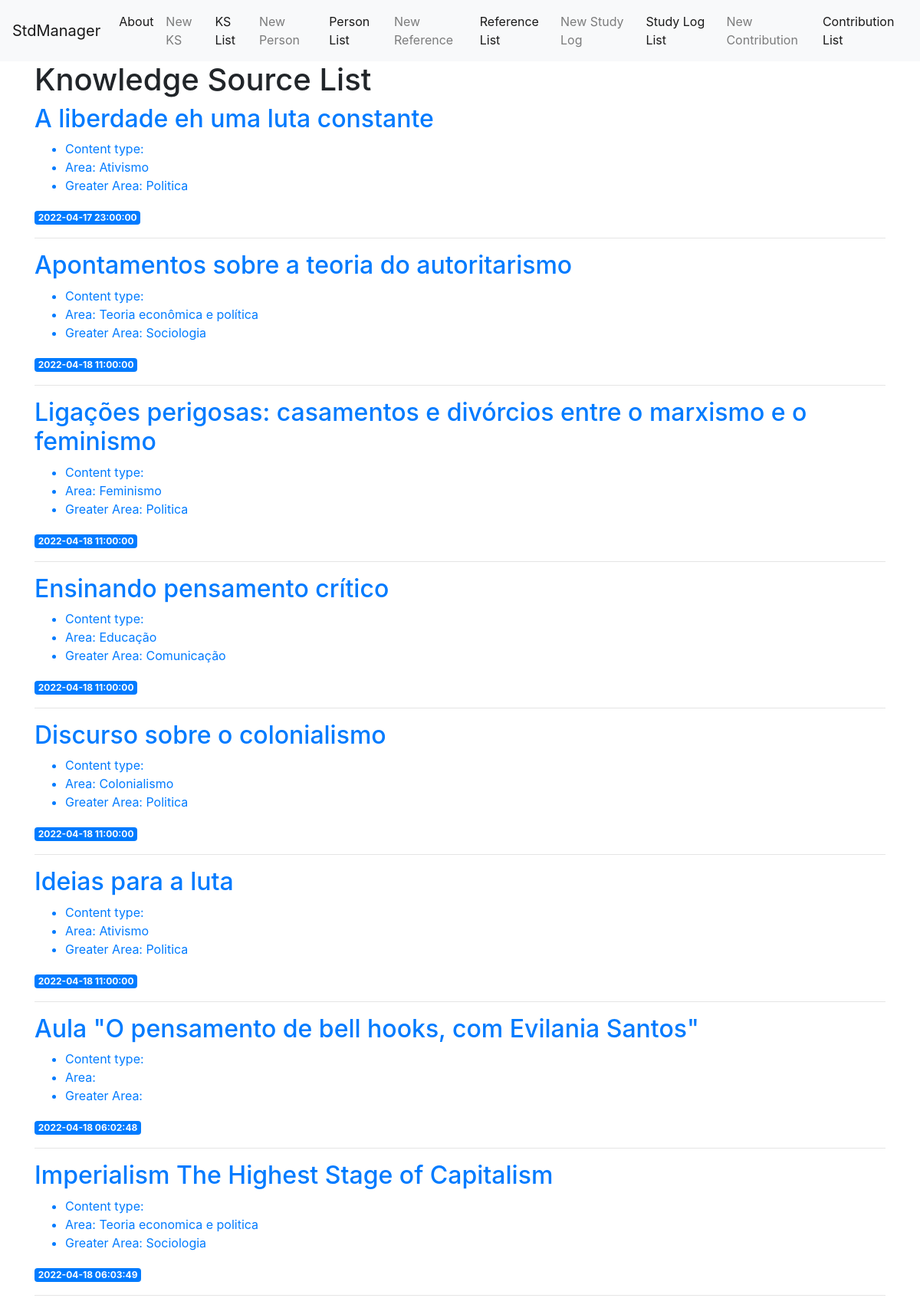
Page /ks-list on the committed database.
### tables this page shows
CREATE TABLE knowledge_source (
	ks_id INTEGER PRIMARY KEY AUTOINCREMENT,
	ks_created_at TIMESTAMP NOT NULL DEFAULT CURRENT_TIMESTAMP,
	ks_type TEXT NOT NULL,
	ks_name TEXT NOT NULL,
	main_person_id INTEGER,
	area TEXT,
	greater_area TEXT
);

### app.py (the view)
@app.route('/ks-list')
def ks_list():
    conn = get_db_connection()
    knowledge_source = conn.execute('SELECT * FROM knowledge_source').fetchall()
    conn.close()
    return render_template('ks_list.html', knowledge_source=knowledge_source)

### app.py (called while the page is built)
def get_db_connection():
    conn = sqlite3.connect('database.db')
    conn.row_factory = sqlite3.Row
    return conn

### templates/ks_list.html
{% extends 'base.html' %}
{% block content %}
    <h1>{% block title %} Knowledge Source List {% endblock %}</h1>
    {% for ks in knowledge_source %}
        <a href="#">
            <h2>{{ ks['ks_name'] }}</h2>
            <ul>
                <li>Content type: {{ ks['ls_type'] }}</li>
                <li>Area: {{ ks['area'] }}</li>
                <li>Greater Area: {{ ks['greater_area'] }}</li>
            </ul>
        </a>
        <span class="badge badge-primary">{{ ks['ks_created_at'] }}</span>
        <hr>
    {% endfor %}
{% endblock %}

### rows in the picture
knowledge_source: ks_name "A liberdade eh uma luta constante", area "Ativismo", greater_area "Politica", ks_created_at "2022-04-17 23:00:00"
knowledge_source: ks_name "Apontamentos sobre a teoria do autoritarismo", area "Teoria econômica e política", greater_area "Sociologia", ks_created_at "2022-04-18 11:00:00"
knowledge_source: ks_name "Ligações perigosas: casamentos e divórcios entre o marxismo e o feminismo", area "Feminismo", greater_area "Politica", ks_created_at "2022-04-18 11:00:00"
knowledge_source: ks_name "Ensinando pensamento crítico", area "Educação", greater_area "Comunicação", ks_created_at "2022-04-18 11:00:00"
knowledge_source: ks_name "Discurso sobre o colonialismo", area "Colonialismo", greater_area "Politica", ks_created_at "2022-04-18 11:00:00"
knowledge_source: ks_name "Ideias para a luta", area "Ativismo", greater_area "Politica", ks_created_at "2022-04-18 11:00:00"
knowledge_source: ks_name "Aula \"O pensamento de bell hooks, com Evilania Santos\"", ks_created_at "2022-04-18 06:02:48"
knowledge_source: ks_name "Imperialism The Highest Stage of Capitalism", area "Teoria economica e politica", greater_area "Sociologia", ks_created_at "2022-04-18 06:03:49"
